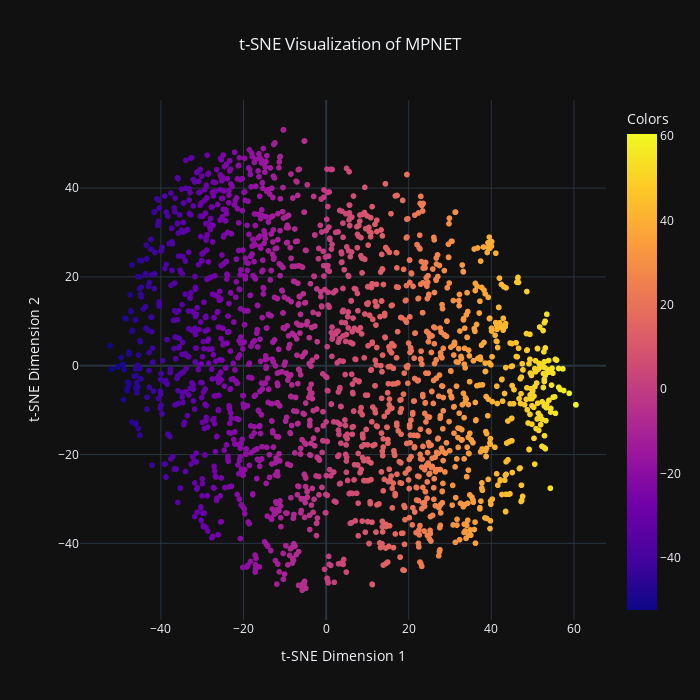

Notebook code cell kept with this figure:
### Code cell
# MPNET VISUALIZATION

# Create a DataFrame with the t-SNE results and article names
tsne_embeddings_df = pd.DataFrame({
    't-SNE Dimension 1': tsne_results[:, 0],
    't-SNE Dimension 2': tsne_results[:, 1],
    'Article Name': articlesNames[0:2000],
    'Colors':tsne_results[:, 0],
})

# Plot the scatter plot
fig = px.scatter(tsne_embeddings_df, 
                 x = 't-SNE Dimension 1', 
                 y = 't-SNE Dimension 2', 
                 hover_name = 'Article Name', 
                 title = "t-SNE Visualization of " +
                         "MiniLM-L6-v2 Embeddings",
                 template = "plotly_dark",
                 color='Colors',
                 width = 700, height = 700)

# Center the title
fig.update_layout(title = {'text': "t-SNE Visualization of " + 
                                    "MPNET",
                           'x': 0.5, 
                           'xanchor': 'center'})
fig.show()

### Figure 1 — Plotly figure (JSON) as saved in the notebook; plotly's stock layout.template omitted (floating-point values rounded to 4 significant figures; data arrays with more than 128 entries replaced by an {"elided": "..."} marker saying what was removed)
{"data": [{"hovertemplate": "<b>%{hovertext}</b><br><br>t-SNE Dimension 1=%{x}<br>t-SNE Dimension 2=%{y}<br>Colors=%{marker.color}<extra></extra>", "hovertext": {"elided": "2000 str values"}, "legendgroup": "", "marker": {"color": {"elided": "2000 float values"}, "coloraxis": "coloraxis", "symbol": "circle"}, "mode": "markers", "name": "", "showlegend": false, "type": "scattergl", "x": {"elided": "2000 float values"}, "xaxis": "x", "y": {"elided": "2000 float values"}, "yaxis": "y"}], "layout": {"coloraxis": {"colorbar": {"title": {"text": "Colors"}}, "colorscale": [[0, "#0d0887"], [0.1111, "#46039f"], [0.2222, "#7201a8"], [0.3333, "#9c179e"], [0.4444, "#bd3786"], [0.5556, "#d8576b"], [0.6667, "#ed7953"], [0.7778, "#fb9f3a"], [0.8889, "#fdca26"], [1, "#f0f921"]]}, "height": 700, "legend": {"tracegroupgap": 0}, "title": {"text": "t-SNE Visualization of MPNET", "x": 0.5, "xanchor": "center"}, "width": 700, "xaxis": {"anchor": "y", "domain": [0, 1], "title": {"text": "t-SNE Dimension 1"}}, "yaxis": {"anchor": "x", "domain": [0, 1], "title": {"text": "t-SNE Dimension 2"}}}}
